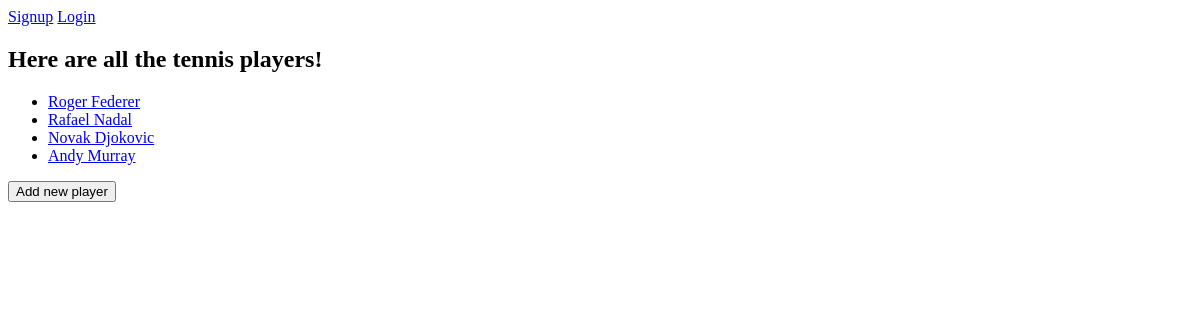
/, run on an earlier commit of the app's database.
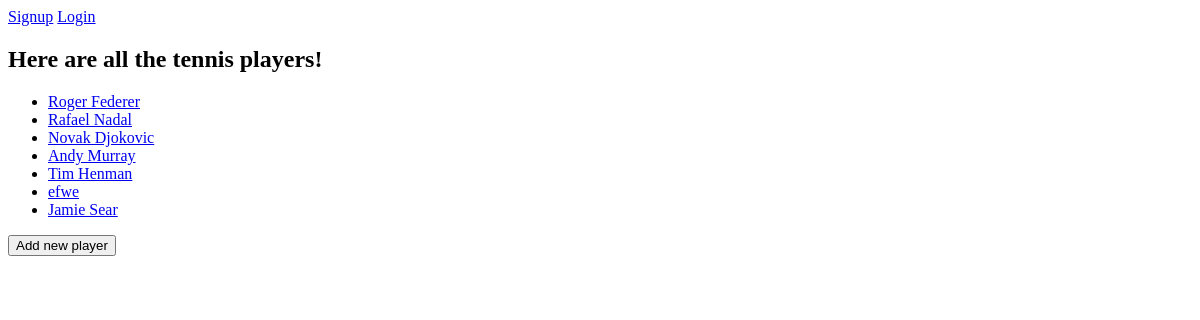
And on a later commit of the database.
### tennis/models.py (models this page shows, shortened)
class Players(models.Model):
    name = models.CharField(max_length=100)
    age = models.PositiveIntegerField()
    wins = models.ForeignKey(Wins, on_delete=models.SET_NULL, null=True)
    amount = models.PositiveIntegerField(default=0)

### tennis/views.py (the view)
# urls.py: path('', views.index, name='tennis-index'),
def index(request):
    context = {'player': Players.objects.all()}
    return render(request, 'tennis/index.html', context)

### tennis/templates/tennis/index.html (shortened to what this page needs)
<!DOCTYPE html>
<html lang="en">
<head>
</head>
<body>
    <nav>
        {% if user.is_authenticated %}
        <span>Welcome, {{user}}</span>
            <a href="{% url 'logout' %}">Logout</a>
        {% else %}
            <a href="{% url 'signup' %}">Signup</a>
            <a href="{% url 'login' %}">Login</a>
        {% endif %}
    </nav>
    {% block content %}
    <h2>Here are all the tennis players!</h2>
    <ul>
        {% for player in player %}
        <li>
            <a href="{% url 'tennis-show' player_id=player.id %}"> {{ player.name }}
            </a>
        </li>
        {% endfor %}
        </ul>
        <a href="{% url 'create-player' %}"> <button>Add new player</button></a>
        {% endblock content %}
</body>
</html>

What changed in the data, as far as the page shows it:
added Players: name "Tim Henman"
added Players: name "efwe"
added Players: name "Jamie Sear"
